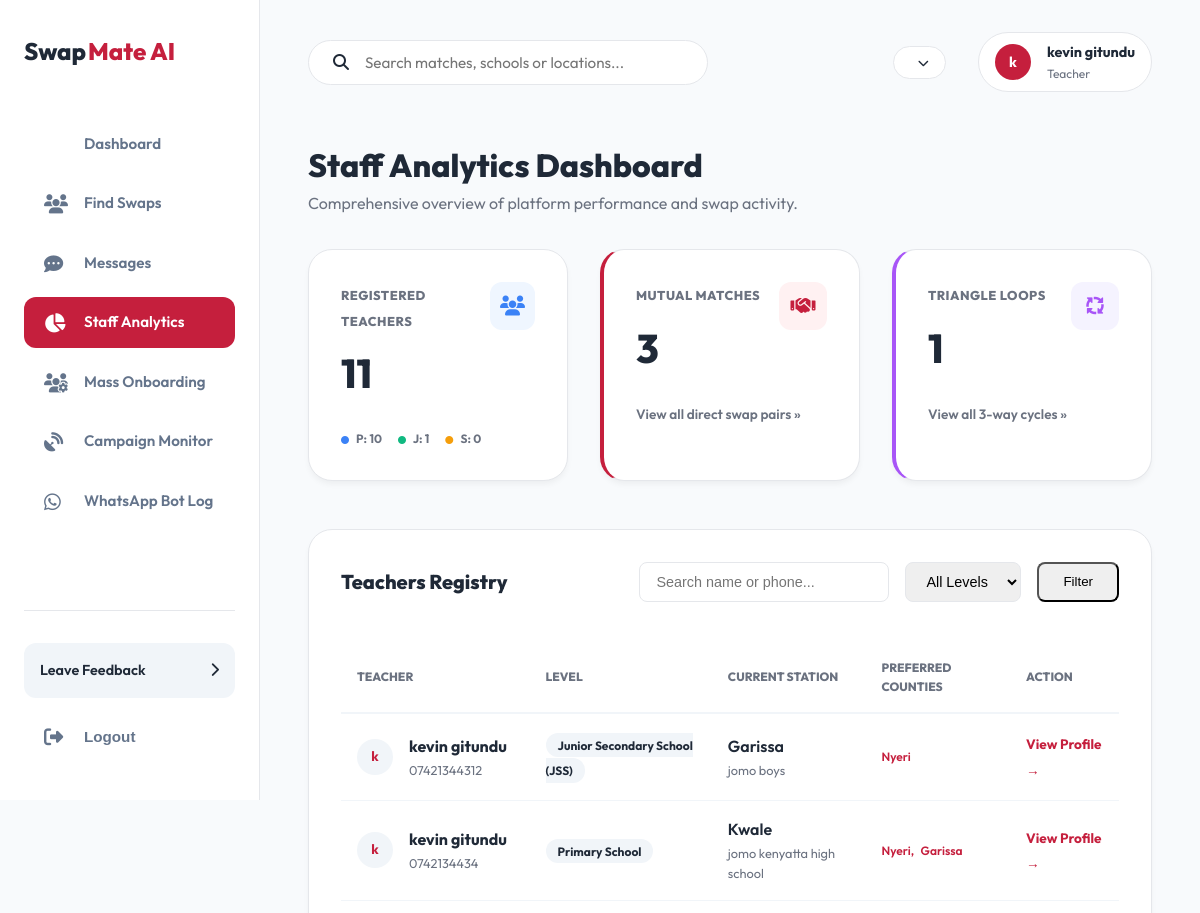
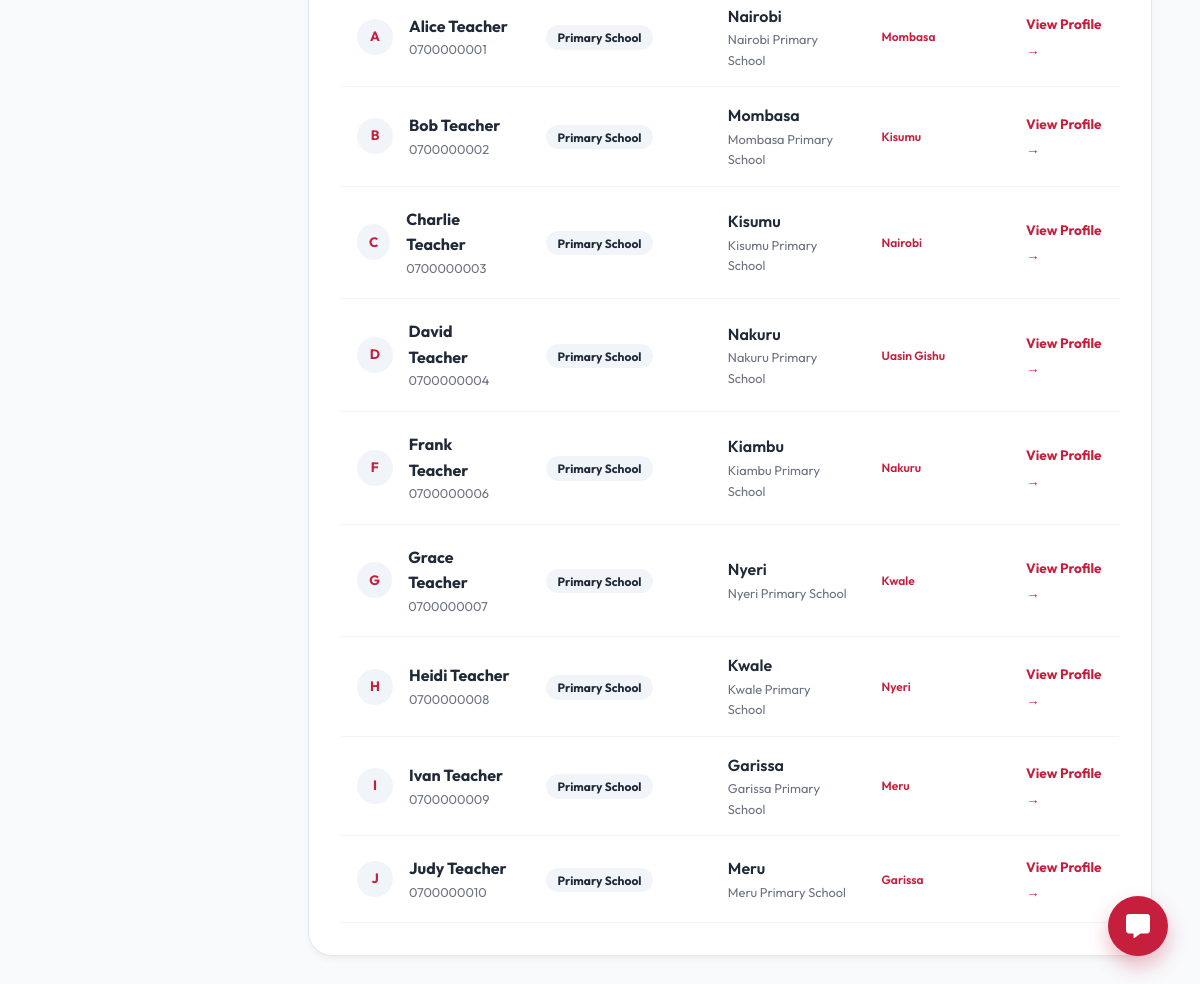
/accounts/staff-dashboard/ (signed in), run on the app's committed database (2 pictures, top to bottom).
### accounts/models.py (models this page shows, shortened)
class User(AbstractBaseUser, PermissionsMixin):
    phone_number = models.CharField(max_length=15, unique=True)
    first_name = models.CharField(max_length=30, blank=True)
    last_name = models.CharField(max_length=30, blank=True)
    email = models.EmailField(unique=True, null=True, blank=True)
    is_active = models.BooleanField(default=True)
    is_staff = models.BooleanField(default=False)
    date_joined = models.DateTimeField(auto_now_add=True)
    last_seen = models.DateTimeField(null=True, blank=True)
    objects = CustomUserManager()
    USERNAME_FIELD = 'phone_number'
    REQUIRED_FIELDS = ['first_name', 'last_name']

class TeacherProfile(models.Model):
    LEVEL_CHOICES = [
        ('PRIMARY', 'Primary School'),
        ('JSS', 'Junior Secondary School (JSS)'),
        ('SENIOR', 'Senior/High School'),
    ]
    user = models.OneToOneField(User, on_delete=models.CASCADE, related_name='profile')
    school_name = models.CharField(max_length=255, null=True, blank=True)
    level = models.CharField(max_length=20, choices=LEVEL_CHOICES, null=True, blank=True)
    county = models.ForeignKey('locations.County', on_delete=models.SET_NULL, null=True, related_name='teachers')
    sub_county = models.ForeignKey('locations.SubCounty', on_delete=models.SET_NULL, null=True, related_name='teachers')
    ward = models.ForeignKey('locations.Ward', on_delete=models.SET_NULL, null=True, related_name='teachers')

class PreferredLocation(models.Model):
    profile = models.ForeignKey(TeacherProfile, on_delete=models.CASCADE, related_name='preferred_locations')
    county = models.ForeignKey('locations.County', on_delete=models.CASCADE)
    sub_county = models.ForeignKey('locations.SubCounty', on_delete=models.SET_NULL, null=True, blank=True)

### locations/models.py (models this page shows, shortened)
class County(models.Model):
    name = models.CharField(max_length=100, unique=True)
    class Meta:
        verbose_name_plural = "Counties"

### accounts/views.py (the view)
# urls.py: path('staff-dashboard/', views.staff_dashboard, name='staff_dashboard'),
@login_required
def staff_dashboard(request):
    if not request.user.is_staff:
        return redirect('accounts:dashboard')
    from .services import get_potential_matches, get_triangle_matches
    from locations.models import County
    teachers = TeacherProfile.objects.all().select_related('user', 'county').prefetch_related('preferred_locations__county')
    q = request.GET.get('q', '')
    level = request.GET.get('level', '')
    county_id = request.GET.get('county', '')
    if q:
        teachers = teachers.filter(Q(user__first_name__icontains=q) | Q(user__last_name__icontains=q) | Q(user__phone_number__icontains=q))
    if level:
        teachers = teachers.filter(level=level)
    if county_id:
        teachers = teachers.filter(county_id=county_id)
    total_users = teachers.count()
    level_stats = {
        'PRIMARY': TeacherProfile.objects.filter(level='PRIMARY').count(),
        'JSS': TeacherProfile.objects.filter(level='JSS').count(),
        'SENIOR': TeacherProfile.objects.filter(level='SENIOR').count(),
    }
    all_teachers = TeacherProfile.objects.all()
    mutual_matches_count = 0
    triangle_matches_count = 0
    seen_pairs = set()
    for t in all_teachers:
        m_matches = get_potential_matches(t)
        for m in m_matches:
            pair = tuple(sorted((t.id, m.id)))
            if pair not in seen_pairs:
                mutual_matches_count += 1
                seen_pairs.add(pair)
        triangle_matches_count += len(get_triangle_matches(t))
    triangle_matches_count = triangle_matches_count // 3
    counties = County.objects.all()
    return render(request, 'accounts/admin_dashboard.html', {
        'total_users': total_users,
        'level_stats': level_stats,
        'mutual_matches_count': mutual_matches_count,
        'triangle_matches_count': triangle_matches_count,
        'teachers': teachers,
        'counties': counties,
        'q': q,
        'selected_level': level,
        'selected_county': county_id
    })

### accounts/templates/accounts/admin_dashboard.html (shortened to what this page needs)
{% extends 'core/base_app.html' %}
{% block content %}
<div class="db-welcome" style="margin-bottom: 2rem;">
    <h1 style="font-size: 2rem; font-weight: 800;">Staff Analytics Dashboard</h1>
    <p style="color: var(--text-muted);">Comprehensive overview of platform performance and swap activity.</p>
</div>
<div class="db-grid" style="grid-template-columns: repeat(3, 1fr); margin-bottom: 3rem;">
    <div class="db-card">
        <div style="display: flex; justify-content: space-between; align-items: start; margin-bottom: 1.5rem;">
            <div>
                <span style="font-size: 0.8rem; font-weight: 800; color: var(--text-muted); text-transform: uppercase; letter-spacing: 0.5px;">Registered Teachers</span>
                <h2 style="font-size: 2.5rem; font-weight: 800; margin-top: 0.5rem;">{{ total_users }}</h2>
            </div>
            <div style="width: 48px; height: 48px; background: #eff6ff; color: #3b82f6; border-radius: 12px; display: flex; align-items: center; justify-content: center; font-size: 1.25rem;">
                <i class="fas fa-users"></i>
            </div>
        </div>
        <div style="display: flex; gap: 1rem; font-size: 0.75rem; font-weight: 700; color: var(--text-muted);">
            <span><i class="fas fa-circle" style="color: #3b82f6; font-size: 0.5rem; margin-right: 0.3rem;"></i> P: {{ level_stats.PRIMARY }}</span>
            <span><i class="fas fa-circle" style="color: #10b981; font-size: 0.5rem; margin-right: 0.3rem;"></i> J: {{ level_stats.JSS }}</span>
            <span><i class="fas fa-circle" style="color: #f59e0b; font-size: 0.5rem; margin-right: 0.3rem;"></i> S: {{ level_stats.SENIOR }}</span>
        </div>
    </div>
    <a href="{% url 'accounts:admin_mutual_matches' %}" class="db-card" style="text-decoration: none; color: inherit; transition: 0.3s; border-left: 4px solid var(--primary);">
        <div style="display: flex; justify-content: space-between; align-items: start; margin-bottom: 1.5rem;">
            <div>
                <span style="font-size: 0.8rem; font-weight: 800; color: var(--text-muted); text-transform: uppercase; letter-spacing: 0.5px;">Mutual Matches</span>
                <h2 style="font-size: 2.5rem; font-weight: 800; margin-top: 0.5rem;">{{ mutual_matches_count }}</h2>
            </div>
            <div style="width: 48px; height: 48px; background: #fff1f2; color: var(--primary); border-radius: 12px; display: flex; align-items: center; justify-content: center; font-size: 1.25rem;">
                <i class="fas fa-handshake"></i>
            </div>
        </div>
        <p style="font-size: 0.85rem; color: var(--text-muted); font-weight: 600;">View all direct swap pairs &raquo;</p>
    </a>
    <a href="{% url 'accounts:admin_triangle_matches' %}" class="db-card" style="text-decoration: none; color: inherit; transition: 0.3s; border-left: 4px solid #a855f7;">
        <div style="display: flex; justify-content: space-between; align-items: start; margin-bottom: 1.5rem;">
            <div>
                <span style="font-size: 0.8rem; font-weight: 800; color: var(--text-muted); text-transform: uppercase; letter-spacing: 0.5px;">Triangle Loops</span>
                <h2 style="font-size: 2.5rem; font-weight: 800; margin-top: 0.5rem;">{{ triangle_matches_count }}</h2>
            </div>
            <div style="width: 48px; height: 48px; background: #f5f3ff; color: #a855f7; border-radius: 12px; display: flex; align-items: center; justify-content: center; font-size: 1.25rem;">
                <i class="fas fa-arrows-spin"></i>
            </div>
        </div>
        <p style="font-size: 0.85rem; color: var(--text-muted); font-weight: 600;">View all 3-way cycles &raquo;</p>
    </a>
</div>
<div class="db-card">
    <div style="display: flex; justify-content: space-between; align-items: center; margin-bottom: 2.5rem;">
        <h3 style="font-size: 1.25rem; font-weight: 800;">Teachers Registry</h3>
        <form method="get" style="display: flex; gap: 1rem;">
            <input type="text" name="q" value="{{ q }}" placeholder="Search name or phone..." style="padding: 0.6rem 1rem; border-radius: 8px; border: 1px solid var(--border); font-size: 0.9rem; width: 250px;">
            <select name="level" style="padding: 0.6rem 1rem; border-radius: 8px; border: 1px solid var(--border); font-size: 0.9rem;">
                <option value="">All Levels</option>
            </select>
            <button type="submit" class="btn-match-primary" style="padding: 0.6rem 1.5rem; border-radius: 8px;">Filter</button>
        </form>
    </div>
    <div style="overflow-x: auto;">
        <table style="width: 100%; border-collapse: collapse; text-align: left;">
            <thead>
                <tr style="border-bottom: 2px solid #f1f5f9;">
                    <th style="padding: 1rem; font-size: 0.75rem; font-weight: 800; color: var(--text-muted); text-transform: uppercase;">Teacher</th>
                    <th style="padding: 1rem; font-size: 0.75rem; font-weight: 800; color: var(--text-muted); text-transform: uppercase;">Level</th>
                    <th style="padding: 1rem; font-size: 0.75rem; font-weight: 800; color: var(--text-muted); text-transform: uppercase;">Current Station</th>
                    <th style="padding: 1rem; font-size: 0.75rem; font-weight: 800; color: var(--text-muted); text-transform: uppercase;">Preferred Counties</th>
                    <th style="padding: 1rem; font-size: 0.75rem; font-weight: 800; color: var(--text-muted); text-transform: uppercase;">Action</th>
                </tr>
            </thead>
            <tbody>
                {% for t in teachers %}
                <tr style="border-bottom: 1px solid #f1f5f9; transition: 0.2s;" onmouseover="this.style.background='#f8fafc'" onmouseout="this.style.background='transparent'">
                    <td style="padding: 1.25rem 1rem;">
                        <div style="display: flex; align-items: center; gap: 1rem;">
                            <div style="width: 36px; height: 36px; background: #f1f5f9; border-radius: 50%; display: flex; align-items: center; justify-content: center; font-size: 0.85rem; font-weight: 700; color: var(--primary);">
                                {{ t.user.first_name|first }}
                            </div>
                            <div>
                                <div style="font-weight: 700; color: var(--text-dark);">{{ t.user.first_name }} {{ t.user.last_name }}</div>
                                <div style="font-size: 0.8rem; color: var(--text-muted);">{{ t.user.phone_number }}</div>
                            </div>
                        </div>
                    </td>
                    <td style="padding: 1rem;">
                        <span style="font-size: 0.75rem; font-weight: 700; background: #f1f5f9; padding: 0.3rem 0.75rem; border-radius: 50px;">{{ t.get_level_display }}</span>
                    </td>
                    <td style="padding: 1rem;">
                        <div style="font-weight: 600;">{{ t.county.name }}</div>
                        <div style="font-size: 0.8rem; color: var(--text-muted);">{{ t.school_name }}</div>
                    </td>
                    <td style="padding: 1rem;">
                        <div style="display: flex; flex-wrap: wrap; gap: 0.4rem;">
                            {% for pref in t.preferred_locations.all %}
                                <span style="font-size: 0.75rem; font-weight: 600; color: var(--primary);">{{ pref.county.name }}{% if not forloop.last %},{% endif %}</span>
                            {% endfor %}
                        </div>
                    </td>
                    <td style="padding: 1rem;">
                        <a href="{% url 'accounts:teacher_profile' t.id %}" style="font-size: 0.85rem; font-weight: 700; color: var(--primary); text-decoration: none;">View Profile &rarr;</a>
                    </td>
                </tr>
                {% endfor %}
            </tbody>
        </table>
    </div>
</div>
{% endblock %}

### core/templates/core/base_app.html (shortened to what this page needs)
{% load static %}
<!DOCTYPE html>
<html lang="en">
<head>
    <link rel="stylesheet" href="https://cdnjs.cloudflare.com/ajax/libs/font-awesome/6.4.0/css/all.min.css">
    <link rel="stylesheet" href="{% static 'core/css/style.css' %}">
</head>
<body>
    <div class="app-layout">
        <aside class="app-sidebar" id="app-sidebar">
            <a href="/" class="logo" style="color: var(--text-dark); font-weight: 800;">Swap<span>Mate AI</span></a>
            <nav class="sidebar-nav">
                <a href="{% url 'accounts:dashboard' %}" class="nav-item {% if request.resolver_match.url_name == 'dashboard' %}active{% endif %}">
                    Dashboard
                </a>
                <a href="{% url 'accounts:find_swaps' %}" class="nav-item {% if request.resolver_match.url_name == 'find_swaps' %}active{% endif %}">
                    <i class="fas fa-users"></i>
                    Find Swaps
                </a>
                <a href="{% url 'messenger:inbox' %}" class="nav-item {% if '/messenger/' in request.path %}active{% endif %}">
                    <i class="fas fa-comment-dots"></i>
                    Messages
                </a>
                {% if user.is_staff %}
                <a href="{% url 'accounts:staff_dashboard' %}" class="nav-item {% if request.resolver_match.url_name == 'staff_dashboard' %}active{% endif %}">
                    <i class="fas fa-chart-pie"></i>
                    Staff Analytics
                </a>
                <a href="{% url 'messenger:bulk_onboard' %}" class="nav-item {% if request.resolver_match.url_name == 'bulk_onboard' %}active{% endif %}">
                    <i class="fas fa-users-cog"></i>
                    Mass Onboarding
                </a>
                <a href="{% url 'messenger:bulk_campaign_admin' %}" class="nav-item {% if request.resolver_match.url_name == 'bulk_campaign_admin' %}active{% endif %}">
                    <i class="fas fa-satellite-dish"></i>
                    Campaign Monitor
                </a>
                <a href="{% url 'messenger:whatsapp_admin' %}" class="nav-item {% if request.resolver_match.url_name == 'whatsapp_admin' %}active{% endif %}">
                    <i class="fab fa-whatsapp"></i>
                    WhatsApp Bot Log
                </a>
                {% endif %}
            </nav>
            <div class="sidebar-footer">
                <a href="#" class="feedback-card">
                    <span>Leave Feedback</span>
                    <i class="fas fa-chevron-right"></i>
                </a>
                <form action="{% url 'accounts:logout' %}" method="post" style="margin-top: 1rem;">
                    <button type="submit" class="nav-item" style="width: 100%; border: none; background: none; cursor: pointer; text-align: left;">
                        <i class="fas fa-sign-out-alt"></i>
                        Logout
                    </button>
                </form>
            </div>
        </aside>
        <main class="app-main">
            <header class="app-header">
                <div class="header-search">
                    <i class="fas fa-search"></i>
                    <input type="text" placeholder="Search matches, schools or locations...">
                </div>
                <div class="header-actions">
                    <div class="dropdown">
                        <button class="btn-secondary" style="padding: 0.5rem 1rem; border-radius: 50px; font-size: 0.85rem;">
                            {{ profile.get_level_display }} <i class="fas fa-chevron-down" style="margin-left: 0.5rem; font-size: 0.7rem;"></i>
                        </button>
                    </div>
                    <div class="user-pill">
                        <div class="avatar-small">{{ user.first_name|first }}</div>
                        <div class="user-info-text">
                            <strong>{{ user.first_name }} {{ user.last_name }}</strong>
                            <span>Teacher</span>
                        </div>
                    </div>
                </div>
            </header>
            {% block content %}{% endblock %}
        </main>
    </div>
    <div class="chat-widget" id="chat-toggle-new" style="bottom: 2rem; right: 2rem;">
        <i class="fas fa-comment-alt" style="font-size: 1.5rem;"></i>
    </div>
</body>
</html>

### data on the page
User: first_name|first "k", first_name "kevin", last_name "gitundu"
TeacherProfile: user.first_name|first "k", user.first_name "kevin", user.last_name "gitundu", user.phone_number "07421344312", level "Junior Secondary School (JSS)", county.name "Garissa", school_name "jomo boys"
PreferredLocation: county.name "Nyeri"
TeacherProfile: user.first_name|first "k", user.first_name "kevin", user.last_name "gitundu", user.phone_number "0742134434", level "Primary School", county.name "Kwale", school_name "jomo kenyatta high school"
PreferredLocation: county.name "Nyeri"
PreferredLocation: county.name "Garissa"
TeacherProfile: user.first_name|first "A", user.first_name "Alice", user.last_name "Teacher", user.phone_number "0700000001", level "Primary School", county.name "Nairobi", school_name "Nairobi Primary School"
PreferredLocation: county.name "Mombasa"
TeacherProfile: user.first_name|first "B", user.first_name "Bob", user.last_name "Teacher", user.phone_number "0700000002", level "Primary School", county.name "Mombasa", school_name "Mombasa Primary School"
PreferredLocation: county.name "Kisumu"
TeacherProfile: user.first_name|first "C", user.first_name "Charlie", user.last_name "Teacher", user.phone_number "0700000003", level "Primary School", county.name "Kisumu", school_name "Kisumu Primary School"
PreferredLocation: county.name "Nairobi"
TeacherProfile: user.first_name|first "D", user.first_name "David", user.last_name "Teacher", user.phone_number "0700000004", level "Primary School", county.name "Nakuru", school_name "Nakuru Primary School"
PreferredLocation: county.name "Uasin Gishu"
TeacherProfile: user.first_name|first "F", user.first_name "Frank", user.last_name "Teacher", user.phone_number "0700000006", level "Primary School", county.name "Kiambu", school_name "Kiambu Primary School"
PreferredLocation: county.name "Nakuru"
TeacherProfile: user.first_name|first "G", user.first_name "Grace", user.last_name "Teacher", user.phone_number "0700000007", level "Primary School", county.name "Nyeri", school_name "Nyeri Primary School"
PreferredLocation: county.name "Kwale"
TeacherProfile: user.first_name|first "H", user.first_name "Heidi", user.last_name "Teacher", user.phone_number "0700000008", level "Primary School", county.name "Kwale", school_name "Kwale Primary School"
PreferredLocation: county.name "Nyeri"
TeacherProfile: user.first_name|first "I", user.first_name "Ivan", user.last_name "Teacher", user.phone_number "0700000009", level "Primary School", county.name "Garissa", school_name "Garissa Primary School"
PreferredLocation: county.name "Meru"
TeacherProfile: user.first_name|first "J", user.first_name "Judy", user.last_name "Teacher", user.phone_number "0700000010", level "Primary School", county.name "Meru", school_name "Meru Primary School"
PreferredLocation: county.name "Garissa"

### other printed values
{{ total_users }} "11"
{{ level_stats.PRIMARY }} "10"
{{ level_stats.JSS }} "1"
{{ level_stats.SENIOR }} "0"
{{ mutual_matches_count }} "3"
{{ triangle_matches_count }} "1"
